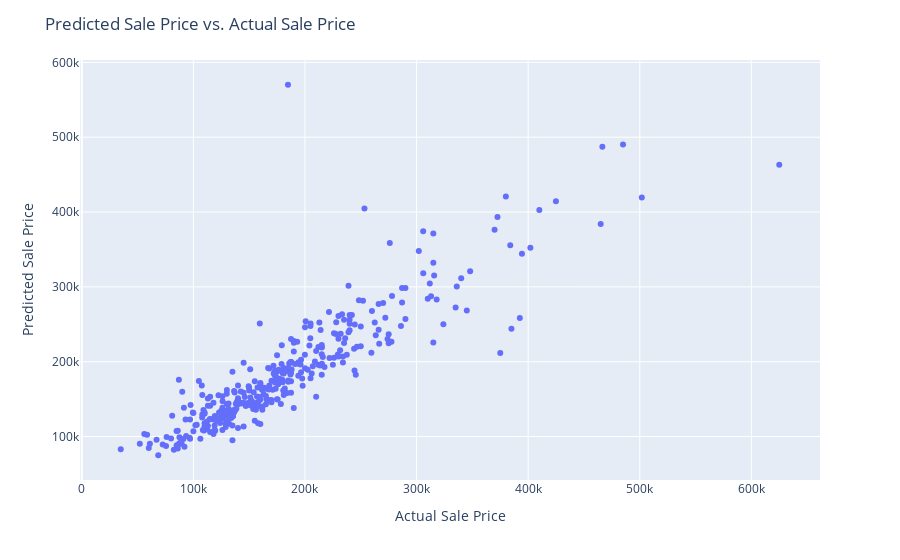

Notebook code cell kept with this figure:
### Code cell
final_rfr_mdl = RandomForestRegressor(min_samples_split=best_params_rfr["min_samples_split"], 
                                      max_samples=best_params_rfr["max_samples"],
                                      n_estimators=best_params_rfr["n_estimators"],
                                      ccp_alpha=best_params_rfr["ccp_alpha"])
final_rfr_mdl.fit(X_train, y_train)

fig_5a = px.scatter(x=y_test, y=final_rfr_mdl.predict(X_test))

fig_5a.update_xaxes(title_text="Actual Sale Price")
fig_5a.update_yaxes(title_text="Predicted Sale Price")
fig_5a.update_layout(title_text="Predicted Sale Price vs. Actual Sale Price")
fig_5a.show()

print(f"Test set score: {final_rfr_mdl.score(X_test, y_test)}")

### Figure 1 — Plotly figure (JSON) as saved in the notebook; plotly's stock layout.template omitted (floating-point values rounded to 4 significant figures; data arrays with more than 128 entries replaced by an {"elided": "..."} marker saying what was removed)
{"data": [{"hovertemplate": "x=%{x}<br>y=%{y}<extra></extra>", "legendgroup": "", "marker": {"color": "#636efa", "symbol": "circle"}, "mode": "markers", "name": "", "orientation": "v", "showlegend": false, "type": "scatter", "x": {"elided": "365 int values"}, "xaxis": "x", "y": {"elided": "365 float values"}, "yaxis": "y"}], "layout": {"legend": {"tracegroupgap": 0}, "margin": {"t": 60}, "title": {"text": "Predicted Sale Price vs. Actual Sale Price"}, "xaxis": {"anchor": "y", "domain": [0, 1], "title": {"text": "Actual Sale Price"}}, "yaxis": {"anchor": "x", "domain": [0, 1], "title": {"text": "Predicted Sale Price"}}}}
